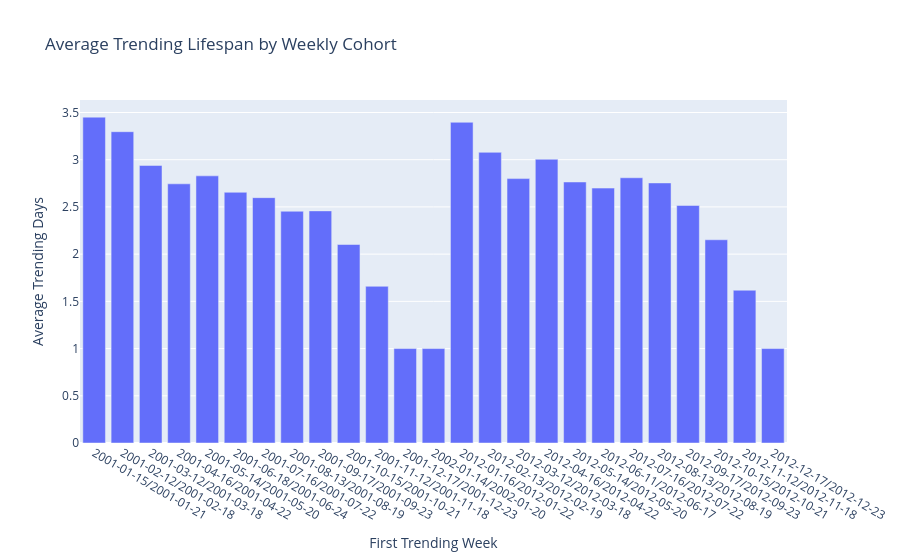

The notebook cell saved with this chart:
### Code cell
fig = px.bar(
    cohort_summary,
    x="cohort_week",
    y="average_lifespan",
    hover_data=[
        "video_count",
        "median_lifespan"
    ],
    title="Average Trending Lifespan by Weekly Cohort",
    labels={
        "cohort_week": "First Trending Week",
        "average_lifespan": "Average Trending Days"
    }
)

fig.show()

### Figure 1 — Plotly figure (JSON) as saved in the notebook; plotly's stock layout.template omitted (floating-point values rounded to 4 significant figures)
{"data": [{"customdata": [[599.0, 3.0], [182.0, 2.0], [181.0, 2.0], [188.0, 2.0], [193.0, 2.0], [200.0, 2.0], [214.0, 2.0], [207.0, 2.0], [179.0, 2.0], [186.0, 2.0], [182.0, 2.0], [195.0, 1.0], [199.0, 1.0], [598.0, 2.0], [192.0, 2.0], [190.0, 2.0], [199.0, 2.0], [178.0, 2.0], [183.0, 2.0], [204.0, 2.0], [183.0, 2.0], [194.0, 2.0], [184.0, 2.0], [178.0, 2.0], [182.0, 1.0]], "hovertemplate": "First Trending Week=%{x}<br>Average Trending Days=%{y}<br>video_count=%{customdata[0]}<br>median_lifespan=%{customdata[1]}<extra></extra>", "legendgroup": "", "marker": {"color": "#636efa", "pattern": {"shape": ""}}, "name": "", "orientation": "v", "showlegend": false, "textposition": "auto", "type": "bar", "x": ["2001-01-15/2001-01-21", "2001-02-12/2001-02-18", "2001-03-12/2001-03-18", "2001-04-16/2001-04-22", "2001-05-14/2001-05-20", "2001-06-18/2001-06-24", "2001-07-16/2001-07-22", "2001-08-13/2001-08-19", "2001-09-17/2001-09-23", "2001-10-15/2001-10-21", "2001-11-12/2001-11-18", "2001-12-17/2001-12-23", "2002-01-14/2002-01-20", "2012-01-16/2012-01-22", "2012-02-13/2012-02-19", "2012-03-12/2012-03-18", "2012-04-16/2012-04-22", "2012-05-14/2012-05-20", "2012-06-11/2012-06-17", "2012-07-16/2012-07-22", "2012-08-13/2012-08-19", "2012-09-17/2012-09-23", "2012-10-15/2012-10-21", "2012-11-12/2012-11-18", "2012-12-17/2012-12-23"], "xaxis": "x", "y": [3.451, 3.297, 2.939, 2.745, 2.829, 2.655, 2.598, 2.454, 2.458, 2.102, 1.659, 1.0, 1.0, 3.396, 3.078, 2.8, 3.005, 2.764, 2.699, 2.809, 2.754, 2.515, 2.152, 1.618, 1.0], "yaxis": "y"}], "layout": {"barmode": "relative", "legend": {"tracegroupgap": 0}, "title": {"text": "Average Trending Lifespan by Weekly Cohort"}, "xaxis": {"anchor": "y", "domain": [0, 1], "title": {"text": "First Trending Week"}}, "yaxis": {"anchor": "x", "domain": [0, 1], "title": {"text": "Average Trending Days"}}}}
